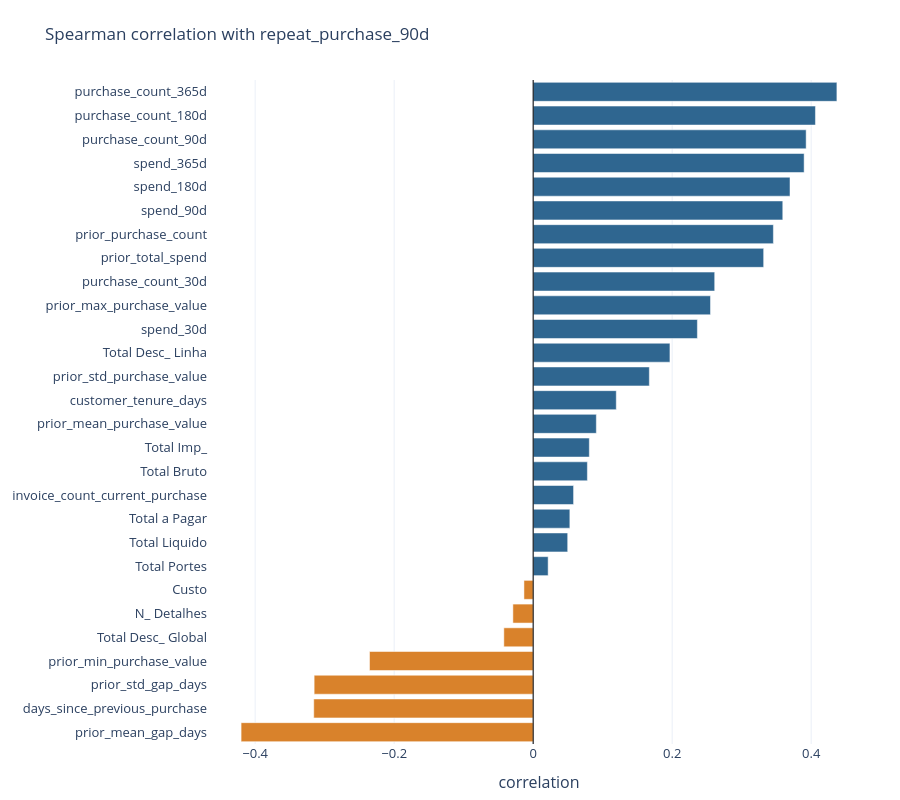

Write notebook code for a chart like this one.
### Markdown cell above
## 4. Which columns are related to `repeat_purchase_90d`?

Spearman correlation of each numeric column with the target. Spearman only sees relations that go in one direction (always up or always down), so a column with a curved effect (like margin) can look weak here and still be useful for a tree model.

### Code cell
num_cols = df.select_dtypes("number").columns.drop(["ID", "customer_id", TARGET, SPEND], errors="ignore")
corr_target = pd.Series({c: spearmanr(df[c], df[TARGET], nan_policy="omit")[0] for c in num_cols}).sort_values()

colors = [BLUE if v > 0 else ORANGE for v in corr_target]
fig = go.Figure(go.Bar(x=corr_target.values, y=corr_target.index, orientation="h", marker_color=colors,
                       hovertemplate="%{y}: %{x:.3f}<extra></extra>"))
fig.add_vline(x=0, line_color="black", line_width=1)
fig.update_layout(title="Spearman correlation with repeat_purchase_90d", xaxis_title="correlation", height=800)
fig.show()

### Figure 1 — Plotly figure (JSON) as saved in the notebook; plotly's stock layout.template omitted (floating-point values rounded to 4 significant figures)
{"data": [{"hovertemplate": "%{y}: %{x:.3f}<extra></extra>", "marker": {"color": ["#d9822b", "#d9822b", "#d9822b", "#d9822b", "#d9822b", "#d9822b", "#d9822b", "#2f6690", "#2f6690", "#2f6690", "#2f6690", "#2f6690", "#2f6690", "#2f6690", "#2f6690", "#2f6690", "#2f6690", "#2f6690", "#2f6690", "#2f6690", "#2f6690", "#2f6690", "#2f6690", "#2f6690", "#2f6690", "#2f6690", "#2f6690", "#2f6690"]}, "orientation": "h", "type": "bar", "x": [-0.4203, -0.3157, -0.3151, -0.2355, -0.0422, -0.0292, -0.01327, 0.02153, 0.04966, 0.05277, 0.05812, 0.078, 0.08079, 0.09088, 0.1196, 0.1671, 0.1968, 0.2363, 0.2551, 0.2612, 0.3316, 0.3456, 0.3591, 0.3695, 0.3899, 0.3928, 0.4061, 0.437], "y": ["prior_mean_gap_days", "days_since_previous_purchase", "prior_std_gap_days", "prior_min_purchase_value", "Total Desc_ Global", "N_ Detalhes", "Custo", "Total Portes", "Total Liquido", "Total a Pagar", "invoice_count_current_purchase", "Total Bruto", "Total Imp_", "prior_mean_purchase_value", "customer_tenure_days", "prior_std_purchase_value", "Total Desc_ Linha", "spend_30d", "prior_max_purchase_value", "purchase_count_30d", "prior_total_spend", "prior_purchase_count", "spend_90d", "spend_180d", "spend_365d", "purchase_count_90d", "purchase_count_180d", "purchase_count_365d"]}], "layout": {"height": 800, "shapes": [{"line": {"color": "black", "width": 1}, "type": "line", "x0": 0, "x1": 0, "xref": "x", "y0": 0, "y1": 1, "yref": "y domain"}], "title": {"text": "Spearman correlation with repeat_purchase_90d"}, "xaxis": {"title": {"text": "correlation"}}}}
